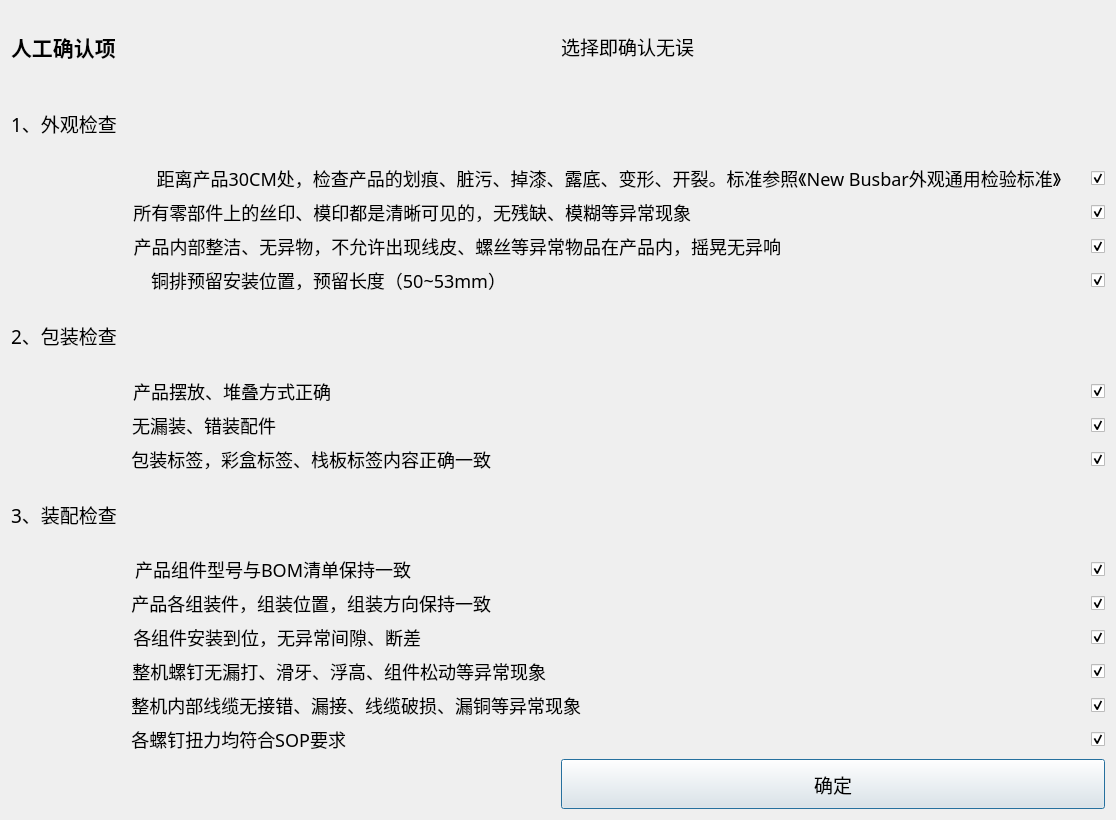
<?xml version="1.0" encoding="UTF-8"?>
<ui version="4.0">
 <class>People_Safety</class>
 <widget class="QDialog" name="People_Safety">
  <property name="geometry">
   <rect>
    <x>0</x>
    <y>0</y>
    <width>1116</width>
    <height>820</height>
   </rect>
  </property>
  <property name="windowTitle">
   <string>Dialog</string>
  </property>
  <layout class="QGridLayout" name="gridLayout">
   <item row="0" column="0">
    <widget class="QLabel" name="label_8">
     <property name="font">
      <font>
       <family>微软雅黑</family>
       <pointsize>16</pointsize>
       <weight>75</weight>
       <bold>true</bold>
      </font>
     </property>
     <property name="text">
      <string>人工确认项</string>
     </property>
    </widget>
   </item>
   <item row="0" column="1">
    <widget class="QLabel" name="label_9">
     <property name="font">
      <font>
       <family>微软雅黑</family>
       <pointsize>14</pointsize>
      </font>
     </property>
     <property name="text">
      <string>选择即确认无误</string>
     </property>
    </widget>
   </item>
   <item row="1" column="0">
    <widget class="QLabel" name="label_10">
     <property name="font">
      <font>
       <family>微软雅黑</family>
       <pointsize>14</pointsize>
      </font>
     </property>
     <property name="text">
      <string>1、外观检查</string>
     </property>
    </widget>
   </item>
   <item row="2" column="0" colspan="2">
    <widget class="QCheckBox" name="appearBox">
     <property name="font">
      <font>
       <family>微软雅黑</family>
       <pointsize>-1</pointsize>
       <weight>50</weight>
       <italic>false</italic>
       <bold>false</bold>
      </font>
     </property>
     <property name="layoutDirection">
      <enum>Qt::RightToLeft</enum>
     </property>
     <property name="styleSheet">
      <string notr="true">QCheckBox{spacing: 30px;font: 18px;}</string>
     </property>
     <property name="text">
      <string notr="true">距离产品30CM处，检查产品的划痕、脏污、掉漆、露底、变形、开裂。标准参照《New Busbar外观通用检验标准》</string>
     </property>
     <property name="iconSize">
      <size>
       <width>30</width>
       <height>30</height>
      </size>
     </property>
     <property name="checked">
      <bool>true</bool>
     </property>
     <property name="autoRepeat">
      <bool>false</bool>
     </property>
     <property name="autoExclusive">
      <bool>true</bool>
     </property>
     <property name="autoRepeatInterval">
      <number>100</number>
     </property>
     <property name="tristate">
      <bool>false</bool>
     </property>
    </widget>
   </item>
   <item row="3" column="0" colspan="2">
    <widget class="QCheckBox" name="appearBox_2">
     <property name="font">
      <font>
       <family>微软雅黑</family>
       <pointsize>-1</pointsize>
       <weight>50</weight>
       <italic>false</italic>
       <bold>false</bold>
      </font>
     </property>
     <property name="layoutDirection">
      <enum>Qt::RightToLeft</enum>
     </property>
     <property name="styleSheet">
      <string notr="true">QCheckBox{spacing: 400px;font: 18px;}</string>
     </property>
     <property name="text">
      <string notr="true">所有零部件上的丝印、模印都是清晰可见的，无残缺、模糊等异常现象</string>
     </property>
     <property name="iconSize">
      <size>
       <width>30</width>
       <height>30</height>
      </size>
     </property>
     <property name="checked">
      <bool>true</bool>
     </property>
    </widget>
   </item>
   <item row="4" column="0" colspan="2">
    <widget class="QCheckBox" name="appearBox_3">
     <property name="font">
      <font>
       <family>微软雅黑</family>
       <pointsize>-1</pointsize>
       <weight>50</weight>
       <italic>false</italic>
       <bold>false</bold>
      </font>
     </property>
     <property name="layoutDirection">
      <enum>Qt::RightToLeft</enum>
     </property>
     <property name="styleSheet">
      <string notr="true">QCheckBox{spacing: 310px;font: 18px;}</string>
     </property>
     <property name="text">
      <string notr="true">产品内部整洁、无异物，不允许出现线皮、螺丝等异常物品在产品内，摇晃无异响</string>
     </property>
     <property name="iconSize">
      <size>
       <width>30</width>
       <height>30</height>
      </size>
     </property>
     <property name="checked">
      <bool>true</bool>
     </property>
     <property name="autoRepeat">
      <bool>false</bool>
     </property>
     <property name="autoExclusive">
      <bool>true</bool>
     </property>
     <property name="autoRepeatInterval">
      <number>100</number>
     </property>
     <property name="tristate">
      <bool>false</bool>
     </property>
    </widget>
   </item>
   <item row="5" column="0" colspan="2">
    <widget class="QCheckBox" name="appearBox_4">
     <property name="font">
      <font>
       <family>微软雅黑</family>
       <pointsize>-1</pointsize>
       <weight>50</weight>
       <italic>false</italic>
       <bold>false</bold>
      </font>
     </property>
     <property name="layoutDirection">
      <enum>Qt::RightToLeft</enum>
     </property>
     <property name="styleSheet">
      <string notr="true">QCheckBox{spacing:585px;font: 18px;}</string>
     </property>
     <property name="text">
      <string notr="true">铜排预留安装位置，预留长度（50~53mm）</string>
     </property>
     <property name="iconSize">
      <size>
       <width>30</width>
       <height>30</height>
      </size>
     </property>
     <property name="checked">
      <bool>true</bool>
     </property>
     <property name="autoRepeat">
      <bool>false</bool>
     </property>
     <property name="autoExclusive">
      <bool>true</bool>
     </property>
     <property name="autoRepeatInterval">
      <number>100</number>
     </property>
     <property name="tristate">
      <bool>false</bool>
     </property>
    </widget>
   </item>
   <item row="6" column="0">
    <widget class="QLabel" name="label_7">
     <property name="font">
      <font>
       <family>微软雅黑</family>
       <pointsize>14</pointsize>
      </font>
     </property>
     <property name="text">
      <string>2、包装检查</string>
     </property>
    </widget>
   </item>
   <item row="7" column="0" colspan="2">
    <widget class="QCheckBox" name="packBox">
     <property name="font">
      <font>
       <family>微软雅黑</family>
       <pointsize>-1</pointsize>
       <weight>50</weight>
       <italic>false</italic>
       <bold>false</bold>
      </font>
     </property>
     <property name="layoutDirection">
      <enum>Qt::RightToLeft</enum>
     </property>
     <property name="autoFillBackground">
      <bool>false</bool>
     </property>
     <property name="styleSheet">
      <string notr="true">QCheckBox{spacing: 760px;font: 18px;}</string>
     </property>
     <property name="text">
      <string>产品摆放、堆叠方式正确</string>
     </property>
     <property name="iconSize">
      <size>
       <width>30</width>
       <height>30</height>
      </size>
     </property>
     <property name="checked">
      <bool>true</bool>
     </property>
    </widget>
   </item>
   <item row="8" column="0" colspan="2">
    <widget class="QCheckBox" name="packBox_2">
     <property name="font">
      <font>
       <family>微软雅黑</family>
       <pointsize>-1</pointsize>
       <weight>50</weight>
       <italic>false</italic>
       <bold>false</bold>
      </font>
     </property>
     <property name="layoutDirection">
      <enum>Qt::RightToLeft</enum>
     </property>
     <property name="styleSheet">
      <string notr="true">QCheckBox{spacing: 815px;font: 18px;}</string>
     </property>
     <property name="text">
      <string>无漏装、错装配件</string>
     </property>
     <property name="iconSize">
      <size>
       <width>30</width>
       <height>30</height>
      </size>
     </property>
     <property name="checked">
      <bool>true</bool>
     </property>
    </widget>
   </item>
   <item row="9" column="0" colspan="2">
    <widget class="QCheckBox" name="packBox_3">
     <property name="font">
      <font>
       <family>微软雅黑</family>
       <pointsize>-1</pointsize>
       <weight>50</weight>
       <italic>false</italic>
       <bold>false</bold>
      </font>
     </property>
     <property name="layoutDirection">
      <enum>Qt::RightToLeft</enum>
     </property>
     <property name="autoFillBackground">
      <bool>false</bool>
     </property>
     <property name="styleSheet">
      <string notr="true">QCheckBox{spacing: 600px;font: 18px;}</string>
     </property>
     <property name="text">
      <string>包装标签，彩盒标签、栈板标签内容正确一致</string>
     </property>
     <property name="iconSize">
      <size>
       <width>30</width>
       <height>30</height>
      </size>
     </property>
     <property name="checked">
      <bool>true</bool>
     </property>
    </widget>
   </item>
   <item row="10" column="0">
    <widget class="QLabel" name="label_11">
     <property name="font">
      <font>
       <family>微软雅黑</family>
       <pointsize>14</pointsize>
      </font>
     </property>
     <property name="text">
      <string>3、装配检查</string>
     </property>
    </widget>
   </item>
   <item row="11" column="0" colspan="2">
    <widget class="QCheckBox" name="assemBox">
     <property name="font">
      <font>
       <family>微软雅黑</family>
       <pointsize>-1</pointsize>
       <weight>50</weight>
       <italic>false</italic>
       <bold>false</bold>
      </font>
     </property>
     <property name="layoutDirection">
      <enum>Qt::RightToLeft</enum>
     </property>
     <property name="styleSheet">
      <string notr="true">QCheckBox{spacing: 680px;font: 18px;}</string>
     </property>
     <property name="text">
      <string>产品组件型号与BOM清单保持一致</string>
     </property>
     <property name="iconSize">
      <size>
       <width>30</width>
       <height>30</height>
      </size>
     </property>
     <property name="checked">
      <bool>true</bool>
     </property>
    </widget>
   </item>
   <item row="12" column="0" colspan="2">
    <widget class="QCheckBox" name="assemBox_2">
     <property name="font">
      <font>
       <family>微软雅黑</family>
       <pointsize>-1</pointsize>
       <weight>50</weight>
       <italic>false</italic>
       <bold>false</bold>
      </font>
     </property>
     <property name="layoutDirection">
      <enum>Qt::RightToLeft</enum>
     </property>
     <property name="styleSheet">
      <string notr="true">QCheckBox{spacing: 600px;font: 18px;}</string>
     </property>
     <property name="text">
      <string notr="true">产品各组装件，组装位置，组装方向保持一致</string>
     </property>
     <property name="iconSize">
      <size>
       <width>30</width>
       <height>30</height>
      </size>
     </property>
     <property name="checked">
      <bool>true</bool>
     </property>
     <property name="autoRepeat">
      <bool>false</bool>
     </property>
     <property name="autoExclusive">
      <bool>true</bool>
     </property>
     <property name="autoRepeatInterval">
      <number>100</number>
     </property>
     <property name="tristate">
      <bool>false</bool>
     </property>
    </widget>
   </item>
   <item row="13" column="0" colspan="2">
    <widget class="QCheckBox" name="assemBox_3">
     <property name="font">
      <font>
       <family>微软雅黑</family>
       <pointsize>-1</pointsize>
       <weight>50</weight>
       <italic>false</italic>
       <bold>false</bold>
      </font>
     </property>
     <property name="layoutDirection">
      <enum>Qt::RightToLeft</enum>
     </property>
     <property name="styleSheet">
      <string notr="true">QCheckBox{spacing: 670px;font: 18px;}</string>
     </property>
     <property name="text">
      <string notr="true">各组件安装到位，无异常间隙、断差</string>
     </property>
     <property name="iconSize">
      <size>
       <width>30</width>
       <height>30</height>
      </size>
     </property>
     <property name="checked">
      <bool>true</bool>
     </property>
    </widget>
   </item>
   <item row="14" column="0" colspan="2">
    <widget class="QCheckBox" name="assemBox_4">
     <property name="font">
      <font>
       <family>微软雅黑</family>
       <pointsize>-1</pointsize>
       <weight>50</weight>
       <italic>false</italic>
       <bold>false</bold>
      </font>
     </property>
     <property name="layoutDirection">
      <enum>Qt::RightToLeft</enum>
     </property>
     <property name="styleSheet">
      <string notr="true">QCheckBox{spacing: 545px;font: 18px;}</string>
     </property>
     <property name="text">
      <string notr="true">整机螺钉无漏打、滑牙、浮高、组件松动等异常现象</string>
     </property>
     <property name="iconSize">
      <size>
       <width>30</width>
       <height>30</height>
      </size>
     </property>
     <property name="checked">
      <bool>true</bool>
     </property>
     <property name="autoRepeat">
      <bool>false</bool>
     </property>
     <property name="autoExclusive">
      <bool>true</bool>
     </property>
     <property name="autoRepeatInterval">
      <number>100</number>
     </property>
     <property name="tristate">
      <bool>false</bool>
     </property>
    </widget>
   </item>
   <item row="15" column="0" colspan="2">
    <widget class="QCheckBox" name="assemBox_5">
     <property name="font">
      <font>
       <family>微软雅黑</family>
       <pointsize>-1</pointsize>
       <weight>50</weight>
       <italic>false</italic>
       <bold>false</bold>
      </font>
     </property>
     <property name="layoutDirection">
      <enum>Qt::RightToLeft</enum>
     </property>
     <property name="styleSheet">
      <string notr="true">QCheckBox{spacing: 510px;font: 18px;}</string>
     </property>
     <property name="text">
      <string notr="true">整机内部线缆无接错、漏接、线缆破损、漏铜等异常现象</string>
     </property>
     <property name="iconSize">
      <size>
       <width>30</width>
       <height>30</height>
      </size>
     </property>
     <property name="checked">
      <bool>true</bool>
     </property>
    </widget>
   </item>
   <item row="16" column="0" colspan="2">
    <widget class="QCheckBox" name="assemBox_6">
     <property name="font">
      <font>
       <family>微软雅黑</family>
       <pointsize>-1</pointsize>
       <weight>50</weight>
       <italic>false</italic>
       <bold>false</bold>
      </font>
     </property>
     <property name="layoutDirection">
      <enum>Qt::RightToLeft</enum>
     </property>
     <property name="styleSheet">
      <string notr="true">QCheckBox{spacing: 745px;font: 18px;}</string>
     </property>
     <property name="text">
      <string notr="true">各螺钉扭力均符合SOP要求</string>
     </property>
     <property name="iconSize">
      <size>
       <width>30</width>
       <height>30</height>
      </size>
     </property>
     <property name="checked">
      <bool>true</bool>
     </property>
    </widget>
   </item>
   <item row="17" column="1">
    <widget class="QPushButton" name="sureButton">
     <property name="minimumSize">
      <size>
       <width>0</width>
       <height>50</height>
      </size>
     </property>
     <property name="font">
      <font>
       <family>微软雅黑</family>
       <pointsize>14</pointsize>
      </font>
     </property>
     <property name="text">
      <string>确定</string>
     </property>
    </widget>
   </item>
  </layout>
 </widget>
 <resources/>
 <connections/>
</ui>
